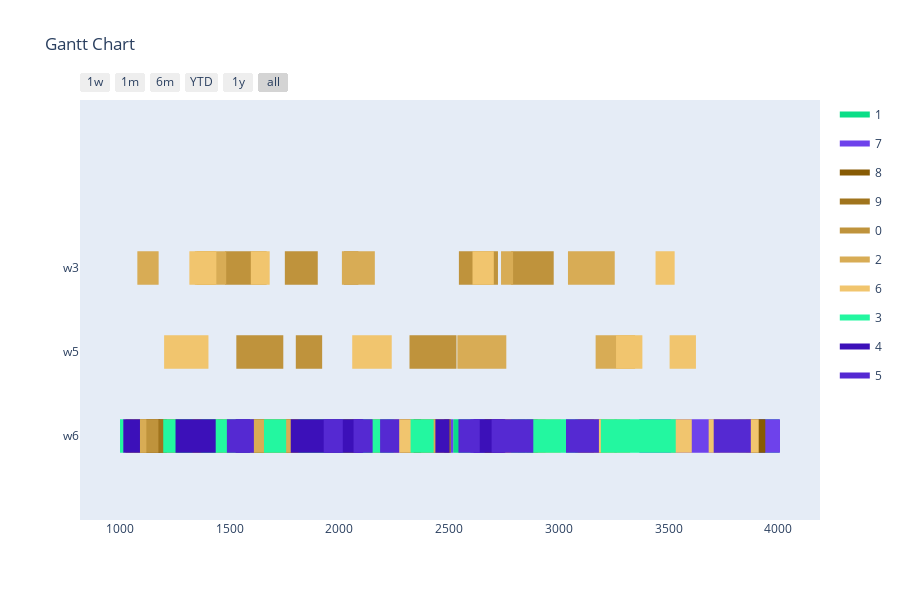

The cell this chart's notebook holds for it:
### Markdown cell above
Config 2 - Test with Two Point Crossover

### Code cell
optimizer = BaseGA(env)
optimizer.set_minimize()
# optional (in this case, all options given are the default option, if the configuration step is skipped)
optimizer.configure('tardiness', 'twopointcrossover', 'roulettewheel', 'randomize')
# choose an input generator (optional) -> decides how the data gets converted into the optimizer format
#optimizer.set_input_generator('SameLengthAlternativesGenerator')
# all parameters after offspring_amount are optional (in this case -> verbose=True)
result, best_fitness_history, average_fitness_history, best_generation_history, feasible_gen = optimizer.optimize(orders, max_generations, earliest_time_slot, last_time_slot, population_size, offspring_amount, verbose=True)
workstation_assignments = reformat_result(result, orders, env)
visualize(workstation_assignments, best_fitness_history, average_fitness_history, best_generation_history, feasible_gen)

### Figure 1 — Plotly figure (JSON) as saved in the notebook; plotly's stock layout.template omitted (floating-point values rounded to 4 significant figures; data arrays with more than 128 entries replaced by an {"elided": "..."} marker saying what was removed)
{"data": [{"fill": "toself", "fillcolor": "rgb(10, 222, 135)", "hoverinfo": "name", "legendgroup": "rgb(10, 222, 135)", "mode": "none", "name": "1", "type": "scatter", "x": [521, 583, 583, 521, 521, 310, 490, 490, 310, 310, 288, 398, 398, 288, 288, 524, 586, 586, 524, 524, 2518, 2698, 2698, 2518, 2518, 357, 482, 482, 357, 357, 3818, 4003, 4003, 3818, 3818, 1950, 2140, 2140, 1950, 1950, 895, 957, 957, 895, 895, 488, 575, 575, 488, 488, 1068, 1164, 1164, 1068, 1068, 992, 1172, 1172, 992, 992, 924, 1109, 1109, 924, 924, 690, 870, 870, 690, 690, 1319, 1439, 1439, 1319, 1319, 868, 964, 964, 868, 868, 402, 525, 525, 402, 402, 1091, 1206, 1206, 1091, 1091, 247, 377, 377, 247, 247, 552, 652, 652, 552, 552, 3177, 3264, 3264, 3177, 3177, 768, 958, 958, 768, 768, 1183, 1239, 1239, 1183], "y": [-0.2, -0.2, 0.2, 0.2, null, -0.2, -0.2, 0.2, 0.2, null, -0.2, -0.2, 0.2, 0.2, null, -0.2, -0.2, 0.2, 0.2, null, -0.2, -0.2, 0.2, 0.2, null, -0.2, -0.2, 0.2, 0.2, null, -0.2, -0.2, 0.2, 0.2, null, -0.2, -0.2, 0.2, 0.2, null, -0.2, -0.2, 0.2, 0.2, null, -0.2, -0.2, 0.2, 0.2, null, -0.2, -0.2, 0.2, 0.2, null, -0.2, -0.2, 0.2, 0.2, null, -0.2, -0.2, 0.2, 0.2, null, -0.2, -0.2, 0.2, 0.2, null, -0.2, -0.2, 0.2, 0.2, null, -0.2, -0.2, 0.2, 0.2, null, -0.2, -0.2, 0.2, 0.2, null, -0.2, -0.2, 0.2, 0.2, null, -0.2, -0.2, 0.2, 0.2, null, -0.2, -0.2, 0.2, 0.2, null, -0.2, -0.2, 0.2, 0.2, null, -0.2, -0.2, 0.2, 0.2, null, -0.2, -0.2, 0.2, 0.2]}, {"fill": "toself", "fillcolor": "rgb(110, 66, 235)", "hoverinfo": "name", "legendgroup": "rgb(110, 66, 235)", "mode": "none", "name": "7", "type": "scatter", "x": {"elided": "134 int values"}, "y": {"elided": "134 float values"}}, {"fill": "toself", "fillcolor": "rgb(135, 91, 4)", "hoverinfo": "name", "legendgroup": "rgb(135, 91, 4)", "mode": "none", "name": "8", "type": "scatter", "x": {"elided": "134 int values"}, "y": {"elided": "134 float values"}}, {"fill": "toself", "fillcolor": "rgb(160, 116, 29)", "hoverinfo": "name", "legendgroup": "rgb(160, 116, 29)", "mode": "none", "name": "9", "type": "scatter", "x": [267, 432, 432, 267, 267, 3074, 3247, 3247, 3074, 3074, 2362, 2507, 2507, 2362, 2362, 1860, 2002, 2002, 1860, 1860, 1507, 1583, 1583, 1507, 1507, 1936, 2078, 2078, 1936, 1936, 2852, 2939, 2939, 2852, 2852, 1857, 1922, 1922, 1857, 1857, 1554, 1690, 1690, 1554, 1554, 553, 803, 803, 553, 553, 2342, 2507, 2507, 2342, 2342, 1351, 1496, 1496, 1351, 1351, 2120, 2207, 2207, 2120, 2120, 2711, 2847, 2847, 2711, 2711, 913, 1086, 1086, 913], "y": [-0.2, -0.2, 0.2, 0.2, null, -0.2, -0.2, 0.2, 0.2, null, -0.2, -0.2, 0.2, 0.2, null, -0.2, -0.2, 0.2, 0.2, null, -0.2, -0.2, 0.2, 0.2, null, -0.2, -0.2, 0.2, 0.2, null, -0.2, -0.2, 0.2, 0.2, null, -0.2, -0.2, 0.2, 0.2, null, -0.2, -0.2, 0.2, 0.2, null, -0.2, -0.2, 0.2, 0.2, null, -0.2, -0.2, 0.2, 0.2, null, -0.2, -0.2, 0.2, 0.2, null, -0.2, -0.2, 0.2, 0.2, null, -0.2, -0.2, 0.2, 0.2, null, -0.2, -0.2, 0.2, 0.2]}, {"fill": "toself", "fillcolor": "rgb(191, 147, 60)", "hoverinfo": "name", "legendgroup": "rgb(191, 147, 60)", "mode": "none", "name": "0", "type": "scatter", "x": [202, 278, 278, 202, 202, 389, 486, 486, 389, 389, 2544, 2722, 2722, 2544, 2544, 1350, 1437, 1437, 1350, 1350, 1751, 1901, 1901, 1751, 1751, 1543, 1668, 1668, 1543, 1543, 2020, 2086, 2086, 2020, 2020, 738, 824, 824, 738, 738, 2782, 2868, 2868, 2782, 2782, 502, 557, 557, 502, 502, 1478, 1554, 1554, 1478, 1478, 668, 755, 755, 668, 668, 2798, 2976, 2976, 2798, 2798, 293, 369, 369, 293, 293, 2319, 2533, 2533, 2319, 2319, 1801, 1921, 1921, 1801, 1801, 1530, 1744, 1744, 1530, 1530, 763, 856, 856, 763, 763, 1500, 1593, 1593, 1500, 1500, 1840, 1924, 1924, 1840, 1840, 1025, 1175, 1175, 1025], "y": [1.8, 1.8, 2.2, 2.2, null, 1.8, 1.8, 2.2, 2.2, null, 1.8, 1.8, 2.2, 2.2, null, 1.8, 1.8, 2.2, 2.2, null, 1.8, 1.8, 2.2, 2.2, null, 1.8, 1.8, 2.2, 2.2, null, 1.8, 1.8, 2.2, 2.2, null, 1.8, 1.8, 2.2, 2.2, null, 1.8, 1.8, 2.2, 2.2, null, 1.8, 1.8, 2.2, 2.2, null, 1.8, 1.8, 2.2, 2.2, null, 1.8, 1.8, 2.2, 2.2, null, 1.8, 1.8, 2.2, 2.2, null, 1.8, 1.8, 2.2, 2.2, null, 0.8, 0.8, 1.2, 1.2, null, 0.8, 0.8, 1.2, 1.2, null, 0.8, 0.8, 1.2, 1.2, null, -0.2, -0.2, 0.2, 0.2, null, -0.2, -0.2, 0.2, 0.2, null, -0.2, -0.2, 0.2, 0.2, null, -0.2, -0.2, 0.2, 0.2]}, {"fill": "toself", "fillcolor": "rgb(216, 172, 85)", "hoverinfo": "name", "legendgroup": "rgb(216, 172, 85)", "mode": "none", "name": "2", "type": "scatter", "x": [3129, 3254, 3254, 3129, 3129, 2011, 2161, 2161, 2011, 2011, 1079, 1176, 1176, 1079, 1079, 1341, 1417, 1417, 1341, 1341, 483, 608, 608, 483, 483, 345, 442, 442, 345, 345, 2736, 2791, 2791, 2736, 2736, 617, 703, 703, 617, 617, 1398, 1484, 1484, 1398, 1398, 3041, 3138, 3138, 3041, 3041, 272, 422, 422, 272, 272, 3167, 3347, 3347, 3167, 3167, 257, 377, 377, 257, 257, 2580, 2760, 2760, 2580, 2580, 2537, 2751, 2751, 2537, 2537, 981, 1047, 1047, 981, 981, 2148, 2214, 2214, 2148, 2148, 2372, 2477, 2477, 2372, 2372, 3219, 3324, 3324, 3219, 3219, 1120, 1213, 1213, 1120, 1120, 846, 951, 951, 846], "y": [1.8, 1.8, 2.2, 2.2, null, 1.8, 1.8, 2.2, 2.2, null, 1.8, 1.8, 2.2, 2.2, null, 1.8, 1.8, 2.2, 2.2, null, 1.8, 1.8, 2.2, 2.2, null, 1.8, 1.8, 2.2, 2.2, null, 1.8, 1.8, 2.2, 2.2, null, 1.8, 1.8, 2.2, 2.2, null, 1.8, 1.8, 2.2, 2.2, null, 1.8, 1.8, 2.2, 2.2, null, 1.8, 1.8, 2.2, 2.2, null, 0.8, 0.8, 1.2, 1.2, null, 0.8, 0.8, 1.2, 1.2, null, 0.8, 0.8, 1.2, 1.2, null, 0.8, 0.8, 1.2, 1.2, null, -0.2, -0.2, 0.2, 0.2, null, -0.2, -0.2, 0.2, 0.2, null, -0.2, -0.2, 0.2, 0.2, null, -0.2, -0.2, 0.2, 0.2, null, -0.2, -0.2, 0.2, 0.2, null, -0.2, -0.2, 0.2, 0.2]}, {"fill": "toself", "fillcolor": "rgb(241, 197, 110)", "hoverinfo": "name", "legendgroup": "rgb(241, 197, 110)", "mode": "none", "name": "6", "type": "scatter", "x": [3440, 3527, 3527, 3440, 3440, 1316, 1415, 1415, 1316, 1316, 667, 743, 743, 667, 667, 2606, 2703, 2703, 2606, 2606, 1596, 1682, 1682, 1596, 1596, 792, 889, 889, 792, 792, 853, 939, 939, 853, 853, 1352, 1439, 1439, 1352, 1352, 1201, 1341, 1341, 1201, 1201, 3504, 3624, 3624, 3504, 3504, 3260, 3380, 3380, 3260, 3260, 1283, 1403, 1403, 1283, 1283, 2058, 2238, 2238, 2058, 2058, 525, 739, 739, 525, 525, 3510, 3605, 3605, 3510, 3510, 3817, 3910, 3910, 3817, 3817, 3159, 3252, 3252, 3159, 3159, 2233, 2338, 2338, 2233, 2233, 2903, 3008, 3008, 2903, 2903, 3682, 3832, 3832, 3682, 3682, 2747, 2813, 2813, 2747], "y": [1.8, 1.8, 2.2, 2.2, null, 1.8, 1.8, 2.2, 2.2, null, 1.8, 1.8, 2.2, 2.2, null, 1.8, 1.8, 2.2, 2.2, null, 1.8, 1.8, 2.2, 2.2, null, 1.8, 1.8, 2.2, 2.2, null, 1.8, 1.8, 2.2, 2.2, null, 1.8, 1.8, 2.2, 2.2, null, 0.8, 0.8, 1.2, 1.2, null, 0.8, 0.8, 1.2, 1.2, null, 0.8, 0.8, 1.2, 1.2, null, 0.8, 0.8, 1.2, 1.2, null, 0.8, 0.8, 1.2, 1.2, null, 0.8, 0.8, 1.2, 1.2, null, -0.2, -0.2, 0.2, 0.2, null, -0.2, -0.2, 0.2, 0.2, null, -0.2, -0.2, 0.2, 0.2, null, -0.2, -0.2, 0.2, 0.2, null, -0.2, -0.2, 0.2, 0.2, null, -0.2, -0.2, 0.2, 0.2, null, -0.2, -0.2, 0.2, 0.2]}, {"fill": "toself", "fillcolor": "rgb(35, 247, 160)", "hoverinfo": "name", "legendgroup": "rgb(35, 247, 160)", "mode": "none", "name": "3", "type": "scatter", "x": [3191, 3341, 3341, 3191, 3191, 2907, 3087, 3087, 2907, 2907, 1493, 1598, 1598, 1493, 1493, 1757, 1937, 1937, 1757, 1757, 3195, 3387, 3387, 3195, 3195, 2324, 2429, 2429, 2324, 2324, 1434, 1549, 1549, 1434, 1434, 2782, 2905, 2905, 2782, 2782, 2820, 3000, 3000, 2820, 2820, 1330, 1435, 1435, 1330, 1330, 3322, 3532, 3532, 3322, 3322, 1913, 2018, 2018, 1913, 1913, 2929, 3034, 3034, 2929, 2929, 1368, 1456, 1456, 1368, 1368, 1813, 1958, 1958, 1813, 1813, 840, 945, 945, 840, 840, 1017, 1197, 1197, 1017, 1017, 1506, 1656, 1656, 1506, 1506, 2102, 2247, 2247, 2102, 2102, 683, 813, 813, 683, 683, 830, 1000, 1000, 830, 830, 721, 851, 851, 721, 721, 1379, 1589, 1589, 1379], "y": [-0.2, -0.2, 0.2, 0.2, null, -0.2, -0.2, 0.2, 0.2, null, -0.2, -0.2, 0.2, 0.2, null, -0.2, -0.2, 0.2, 0.2, null, -0.2, -0.2, 0.2, 0.2, null, -0.2, -0.2, 0.2, 0.2, null, -0.2, -0.2, 0.2, 0.2, null, -0.2, -0.2, 0.2, 0.2, null, -0.2, -0.2, 0.2, 0.2, null, -0.2, -0.2, 0.2, 0.2, null, -0.2, -0.2, 0.2, 0.2, null, -0.2, -0.2, 0.2, 0.2, null, -0.2, -0.2, 0.2, 0.2, null, -0.2, -0.2, 0.2, 0.2, null, -0.2, -0.2, 0.2, 0.2, null, -0.2, -0.2, 0.2, 0.2, null, -0.2, -0.2, 0.2, 0.2, null, -0.2, -0.2, 0.2, 0.2, null, -0.2, -0.2, 0.2, 0.2, null, -0.2, -0.2, 0.2, 0.2, null, -0.2, -0.2, 0.2, 0.2, null, -0.2, -0.2, 0.2, 0.2, null, -0.2, -0.2, 0.2, 0.2]}, {"fill": "toself", "fillcolor": "rgb(60, 16, 185)", "hoverinfo": "name", "legendgroup": "rgb(60, 16, 185)", "mode": "none", "name": "4", "type": "scatter", "x": [430, 553, 553, 430, 430, 1966, 2088, 2088, 1966, 1966, 367, 454, 454, 367, 367, 1839, 1972, 1972, 1839, 1839, 2437, 2501, 2501, 2437, 2437, 1955, 2040, 2040, 1955, 1955, 1848, 1904, 1904, 1848, 1848, 2633, 2689, 2689, 2633, 2633, 1015, 1091, 1091, 1015, 1015, 1303, 1436, 1436, 1303, 1303, 1527, 1592, 1592, 1527, 1527, 2611, 2755, 2755, 2611, 2611, 282, 369, 369, 282, 282, 227, 337, 337, 227, 227, 2654, 2709, 2709, 2654, 2654, 1983, 2108, 2108, 1983, 1983, 1778, 1855, 1855, 1778, 1778, 1253, 1330, 1330, 1253], "y": [-0.2, -0.2, 0.2, 0.2, null, -0.2, -0.2, 0.2, 0.2, null, -0.2, -0.2, 0.2, 0.2, null, -0.2, -0.2, 0.2, 0.2, null, -0.2, -0.2, 0.2, 0.2, null, -0.2, -0.2, 0.2, 0.2, null, -0.2, -0.2, 0.2, 0.2, null, -0.2, -0.2, 0.2, 0.2, null, -0.2, -0.2, 0.2, 0.2, null, -0.2, -0.2, 0.2, 0.2, null, -0.2, -0.2, 0.2, 0.2, null, -0.2, -0.2, 0.2, 0.2, null, -0.2, -0.2, 0.2, 0.2, null, -0.2, -0.2, 0.2, 0.2, null, -0.2, -0.2, 0.2, 0.2, null, -0.2, -0.2, 0.2, 0.2, null, -0.2, -0.2, 0.2, 0.2, null, -0.2, -0.2, 0.2, 0.2]}, {"fill": "toself", "fillcolor": "rgb(85, 41, 210)", "hoverinfo": "name", "legendgroup": "rgb(85, 41, 210)", "mode": "none", "name": "5", "type": "scatter", "x": [220, 317, 317, 220, 220, 509, 669, 669, 509, 509, 628, 813, 813, 628, 628, 611, 667, 667, 611, 611, 593, 655, 655, 593, 593, 529, 591, 591, 529, 529, 2542, 2639, 2639, 2542, 2542, 453, 509, 509, 453, 453, 3705, 3858, 3858, 3705, 3705, 304, 424, 424, 304, 304, 3754, 3874, 3874, 3754, 3754, 855, 955, 955, 855, 855, 545, 660, 660, 545, 545, 360, 520, 520, 360, 360, 2185, 2272, 2272, 2185, 2185, 1928, 2015, 2015, 1928, 1928, 2693, 2883, 2883, 2693, 2693, 1487, 1610, 1610, 1487, 1487, 443, 539, 539, 443, 443, 2064, 2151, 2151, 2064, 2064, 233, 353, 353, 233, 233, 3032, 3182, 3182, 3032, 3032, 233, 329, 329, 233], "y": [-0.2, -0.2, 0.2, 0.2, null, -0.2, -0.2, 0.2, 0.2, null, -0.2, -0.2, 0.2, 0.2, null, -0.2, -0.2, 0.2, 0.2, null, -0.2, -0.2, 0.2, 0.2, null, -0.2, -0.2, 0.2, 0.2, null, -0.2, -0.2, 0.2, 0.2, null, -0.2, -0.2, 0.2, 0.2, null, -0.2, -0.2, 0.2, 0.2, null, -0.2, -0.2, 0.2, 0.2, null, -0.2, -0.2, 0.2, 0.2, null, -0.2, -0.2, 0.2, 0.2, null, -0.2, -0.2, 0.2, 0.2, null, -0.2, -0.2, 0.2, 0.2, null, -0.2, -0.2, 0.2, 0.2, null, -0.2, -0.2, 0.2, 0.2, null, -0.2, -0.2, 0.2, 0.2, null, -0.2, -0.2, 0.2, 0.2, null, -0.2, -0.2, 0.2, 0.2, null, -0.2, -0.2, 0.2, 0.2, null, -0.2, -0.2, 0.2, 0.2, null, -0.2, -0.2, 0.2, 0.2, null, -0.2, -0.2, 0.2, 0.2]}, {"legendgroup": "rgb(10, 222, 135)", "marker": {"color": "rgb(10, 222, 135)", "opacity": 0, "size": 1}, "mode": "markers", "name": "", "showlegend": false, "text": [null, null, null, null, null, null, null, null, null, null, null, null, null, null, null, null, null, null, null, null, null, null, null, null, null, null, null, null, null, null, null, null, null, null, null, null, null, null, null, null, null, null, null, null, null, null], "type": "scatter", "x": [521, 583, 310, 490, 288, 398, 524, 586, 2518, 2698, 357, 482, 3818, 4003, 1950, 2140, 895, 957, 488, 575, 1068, 1164, 992, 1172, 924, 1109, 690, 870, 1319, 1439, 868, 964, 402, 525, 1091, 1206, 247, 377, 552, 652, 3177, 3264, 768, 958, 1183, 1239], "y": [0, 0, 0, 0, 0, 0, 0, 0, 0, 0, 0, 0, 0, 0, 0, 0, 0, 0, 0, 0, 0, 0, 0, 0, 0, 0, 0, 0, 0, 0, 0, 0, 0, 0, 0, 0, 0, 0, 0, 0, 0, 0, 0, 0, 0, 0]}, {"legendgroup": "rgb(110, 66, 235)", "marker": {"color": "rgb(110, 66, 235)", "opacity": 0, "size": 1}, "mode": "markers", "name": "", "showlegend": false, "text": [null, null, null, null, null, null, null, null, null, null, null, null, null, null, null, null, null, null, null, null, null, null, null, null, null, null, null, null, null, null, null, null, null, null, null, null, null, null, null, null, null, null, null, null, null, null, null, null, null, null, null, null, null, null], "type": "scatter", "x": [3639, 3734, 677, 807, 659, 754, 3366, 3526, 454, 619, 3455, 3551, 326, 422, 2597, 2717, 574, 719, 2158, 2368, 363, 489, 636, 724, 363, 483, 2058, 2215, 634, 754, 3503, 3657, 431, 526, 2373, 2518, 792, 888, 586, 696, 1068, 1183, 3853, 4007, 476, 621, 448, 543, 2192, 2287, 2366, 2454, 643, 763], "y": [0, 0, 0, 0, 0, 0, 0, 0, 0, 0, 0, 0, 0, 0, 0, 0, 0, 0, 0, 0, 0, 0, 0, 0, 0, 0, 0, 0, 0, 0, 0, 0, 0, 0, 0, 0, 0, 0, 0, 0, 0, 0, 0, 0, 0, 0, 0, 0, 0, 0, 0, 0, 0, 0]}, {"legendgroup": "rgb(135, 91, 4)", "marker": {"color": "rgb(135, 91, 4)", "opacity": 0, "size": 1}, "mode": "markers", "name": "", "showlegend": false, "text": [null, null, null, null, null, null, null, null, null, null, null, null, null, null, null, null, null, null, null, null, null, null, null, null, null, null, null, null, null, null, null, null, null, null, null, null, null, null, null, null, null, null, null, null, null, null, null, null, null, null, null, null, null, null], "type": "scatter", "x": [1154, 1274, 431, 541, 612, 712, 3852, 3940, 236, 393, 590, 710, 429, 529, 2276, 2386, 1107, 1317, 757, 883, 1538, 1668, 1447, 1604, 1484, 1604, 714, 829, 694, 790, 949, 1094, 913, 1058, 1046, 1161, 1063, 1189, 813, 933, 893, 980, 2661, 2756, 445, 541, 1477, 1564, 1378, 1483, 1324, 1469, 1142, 1320], "y": [0, 0, 0, 0, 0, 0, 0, 0, 0, 0, 0, 0, 0, 0, 0, 0, 0, 0, 0, 0, 0, 0, 0, 0, 0, 0, 0, 0, 0, 0, 0, 0, 0, 0, 0, 0, 0, 0, 0, 0, 0, 0, 0, 0, 0, 0, 0, 0, 0, 0, 0, 0, 0, 0]}, {"legendgroup": "rgb(160, 116, 29)", "marker": {"color": "rgb(160, 116, 29)", "opacity": 0, "size": 1}, "mode": "markers", "name": "", "showlegend": false, "text": [null, null, null, null, null, null, null, null, null, null, null, null, null, null, null, null, null, null, null, null, null, null, null, null, null, null, null, null, null, null], "type": "scatter", "x": [267, 432, 3074, 3247, 2362, 2507, 1860, 2002, 1507, 1583, 1936, 2078, 2852, 2939, 1857, 1922, 1554, 1690, 553, 803, 2342, 2507, 1351, 1496, 2120, 2207, 2711, 2847, 913, 1086], "y": [0, 0, 0, 0, 0, 0, 0, 0, 0, 0, 0, 0, 0, 0, 0, 0, 0, 0, 0, 0, 0, 0, 0, 0, 0, 0, 0, 0, 0, 0]}, {"legendgroup": "rgb(191, 147, 60)", "marker": {"color": "rgb(191, 147, 60)", "opacity": 0, "size": 1}, "mode": "markers", "name": "", "showlegend": false, "text": [null, null, null, null, null, null, null, null, null, null, null, null, null, null, null, null, null, null, null, null, null, null, null, null, null, null, null, null, null, null, null, null, null, null, null, null, null, null, null, null, null, null], "type": "scatter", "x": [202, 278, 389, 486, 2544, 2722, 1350, 1437, 1751, 1901, 1543, 1668, 2020, 2086, 738, 824, 2782, 2868, 502, 557, 1478, 1554, 668, 755, 2798, 2976, 293, 369, 2319, 2533, 1801, 1921, 1530, 1744, 763, 856, 1500, 1593, 1840, 1924, 1025, 1175], "y": [2, 2, 2, 2, 2, 2, 2, 2, 2, 2, 2, 2, 2, 2, 2, 2, 2, 2, 2, 2, 2, 2, 2, 2, 2, 2, 2, 2, 1, 1, 1, 1, 1, 1, 0, 0, 0, 0, 0, 0, 0, 0]}, {"legendgroup": "rgb(216, 172, 85)", "marker": {"color": "rgb(216, 172, 85)", "opacity": 0, "size": 1}, "mode": "markers", "name": "", "showlegend": false, "text": [null, null, null, null, null, null, null, null, null, null, null, null, null, null, null, null, null, null, null, null, null, null, null, null, null, null, null, null, null, null, null, null, null, null, null, null, null, null, null, null, null, null], "type": "scatter", "x": [3129, 3254, 2011, 2161, 1079, 1176, 1341, 1417, 483, 608, 345, 442, 2736, 2791, 617, 703, 1398, 1484, 3041, 3138, 272, 422, 3167, 3347, 257, 377, 2580, 2760, 2537, 2751, 981, 1047, 2148, 2214, 2372, 2477, 3219, 3324, 1120, 1213, 846, 951], "y": [2, 2, 2, 2, 2, 2, 2, 2, 2, 2, 2, 2, 2, 2, 2, 2, 2, 2, 2, 2, 2, 2, 1, 1, 1, 1, 1, 1, 1, 1, 0, 0, 0, 0, 0, 0, 0, 0, 0, 0, 0, 0]}, {"legendgroup": "rgb(241, 197, 110)", "marker": {"color": "rgb(241, 197, 110)", "opacity": 0, "size": 1}, "mode": "markers", "name": "", "showlegend": false, "text": [null, null, null, null, null, null, null, null, null, null, null, null, null, null, null, null, null, null, null, null, null, null, null, null, null, null, null, null, null, null, null, null, null, null, null, null, null, null, null, null, null, null], "type": "scatter", "x": [3440, 3527, 1316, 1415, 667, 743, 2606, 2703, 1596, 1682, 792, 889, 853, 939, 1352, 1439, 1201, 1341, 3504, 3624, 3260, 3380, 1283, 1403, 2058, 2238, 525, 739, 3510, 3605, 3817, 3910, 3159, 3252, 2233, 2338, 2903, 3008, 3682, 3832, 2747, 2813], "y": [2, 2, 2, 2, 2, 2, 2, 2, 2, 2, 2, 2, 2, 2, 2, 2, 1, 1, 1, 1, 1, 1, 1, 1, 1, 1, 1, 1, 0, 0, 0, 0, 0, 0, 0, 0, 0, 0, 0, 0, 0, 0]}, {"legendgroup": "rgb(35, 247, 160)", "marker": {"color": "rgb(35, 247, 160)", "opacity": 0, "size": 1}, "mode": "markers", "name": "", "showlegend": false, "text": [null, null, null, null, null, null, null, null, null, null, null, null, null, null, null, null, null, null, null, null, null, null, null, null, null, null, null, null, null, null, null, null, null, null, null, null, null, null, null, null, null, null, null, null, null, null], "type": "scatter", "x": [3191, 3341, 2907, 3087, 1493, 1598, 1757, 1937, 3195, 3387, 2324, 2429, 1434, 1549, 2782, 2905, 2820, 3000, 1330, 1435, 3322, 3532, 1913, 2018, 2929, 3034, 1368, 1456, 1813, 1958, 840, 945, 1017, 1197, 1506, 1656, 2102, 2247, 683, 813, 830, 1000, 721, 851, 1379, 1589], "y": [0, 0, 0, 0, 0, 0, 0, 0, 0, 0, 0, 0, 0, 0, 0, 0, 0, 0, 0, 0, 0, 0, 0, 0, 0, 0, 0, 0, 0, 0, 0, 0, 0, 0, 0, 0, 0, 0, 0, 0, 0, 0, 0, 0, 0, 0]}, {"legendgroup": "rgb(60, 16, 185)", "marker": {"color": "rgb(60, 16, 185)", "opacity": 0, "size": 1}, "mode": "markers", "name": "", "showlegend": false, "text": [null, null, null, null, null, null, null, null, null, null, null, null, null, null, null, null, null, null, null, null, null, null, null, null, null, null, null, null, null, null, null, null, null, null, null, null], "type": "scatter", "x": [430, 553, 1966, 2088, 367, 454, 1839, 1972, 2437, 2501, 1955, 2040, 1848, 1904, 2633, 2689, 1015, 1091, 1303, 1436, 1527, 1592, 2611, 2755, 282, 369, 227, 337, 2654, 2709, 1983, 2108, 1778, 1855, 1253, 1330], "y": [0, 0, 0, 0, 0, 0, 0, 0, 0, 0, 0, 0, 0, 0, 0, 0, 0, 0, 0, 0, 0, 0, 0, 0, 0, 0, 0, 0, 0, 0, 0, 0, 0, 0, 0, 0]}, {"legendgroup": "rgb(85, 41, 210)", "marker": {"color": "rgb(85, 41, 210)", "opacity": 0, "size": 1}, "mode": "markers", "name": "", "showlegend": false, "text": [null, null, null, null, null, null, null, null, null, null, null, null, null, null, null, null, null, null, null, null, null, null, null, null, null, null, null, null, null, null, null, null, null, null, null, null, null, null, null, null, null, null, null, null, null, null], "type": "scatter", "x": [220, 317, 509, 669, 628, 813, 611, 667, 593, 655, 529, 591, 2542, 2639, 453, 509, 3705, 3858, 304, 424, 3754, 3874, 855, 955, 545, 660, 360, 520, 2185, 2272, 1928, 2015, 2693, 2883, 1487, 1610, 443, 539, 2064, 2151, 233, 353, 3032, 3182, 233, 329], "y": [0, 0, 0, 0, 0, 0, 0, 0, 0, 0, 0, 0, 0, 0, 0, 0, 0, 0, 0, 0, 0, 0, 0, 0, 0, 0, 0, 0, 0, 0, 0, 0, 0, 0, 0, 0, 0, 0, 0, 0, 0, 0, 0, 0, 0, 0]}], "layout": {"height": 600, "hovermode": "closest", "showlegend": true, "title": {"text": "Gantt Chart"}, "xaxis": {"rangeselector": {"buttons": [{"count": 7, "label": "1w", "step": "day", "stepmode": "backward"}, {"count": 1, "label": "1m", "step": "month", "stepmode": "backward"}, {"count": 6, "label": "6m", "step": "month", "stepmode": "backward"}, {"count": 1, "label": "YTD", "step": "year", "stepmode": "todate"}, {"count": 1, "label": "1y", "step": "year", "stepmode": "backward"}, {"step": "all"}]}, "showgrid": false, "type": "date", "zeroline": false}, "yaxis": {"autorange": false, "range": [-1, 4], "showgrid": false, "ticktext": ["w6", "w5", "w3"], "tickvals": [0, 1, 2], "zeroline": false}}}
